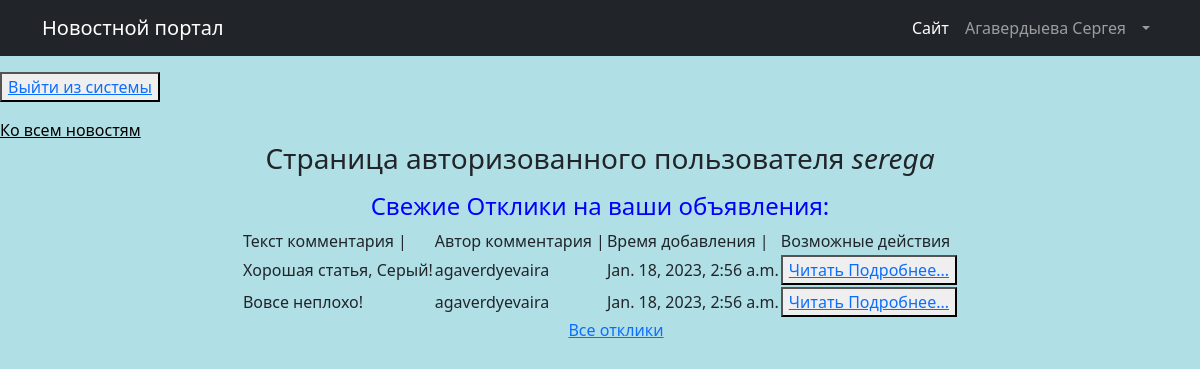
Screenshot of /posts/personal/ (signed in) with the database file from the repository.
### PostBoard/models.py (models this page shows, shortened)
class Comment(models.Model):
    post = models.ForeignKey(to = Post,on_delete = models.CASCADE)
    user = models.ForeignKey(to = User,on_delete = models.CASCADE)
    text = models.TextField()
    time_in = models.DateTimeField(default = timezone.now())
    rating = models.IntegerField(default = 0)
    def get_absolute_url(self):
        return reverse('comment_detail',args = [str(self.id)])

### PostBoard/views.py (the view)
# urls.py: path('personal/',PersonalView.as_view(),name = 'personal'),
class PersonalView(LoginRequiredMixin,TemplateView):
    template_name = 'protect/personal.html'
    model = Comment
    def get_context_data(self, **kwargs):
        context = super().get_context_data(**kwargs)
        context['comments'] = Comment.objects.filter(post__author_post__user = self.request.user)[:3]
        return context

### templates/protect/personal.html (shortened to what this page needs)
{% include 'flatpages/default.html' %}
{% block content %}
<button><a href = '{% url "logout" %}'>Выйти из системы</a></button>
<a href = "{% url 'post_lists' %}" style = color:black>Ко всем новостям</a>
<center>
    <h3>
        Страница авторизованного пользователя <i>{{user.username}}</i>
    </h3>
    <h4 style = color:blue>
        Свежие Отклики на ваши объявления:
    </h4>
    <table>
            <tr>
                <td>
                    Текст комментария |
                </td>
                <td>
                    Автор комментария |
                </td>
                <td>
                    Время добавления |
                </td>
                <td>
                    Возможные действия
                </td>
            </tr>
        {% for comment in comments%}
            <tr>
                <td>
                    {{comment.text|truncatewords:10}}
                </td>
                <td>
                    {{comment.user.username}}
                </td>
                <td>
                    {{comment.time_in}}
                </td>
                <td>
                    <button><a href = '{{comment.get_absolute_url}}'>Читать Подробнее...</a></button>
                </td>
            </tr>
        {% endfor %}
    </table>
    <a href = '{% url "all_comments" %}'><ul>Все отклики</ul></a>
</center>
{% endblock content %}

### templates/flatpages/default.html (style rules this page uses)
body { background-color: grey; }

### templates/protect/personal.html (style rules this page uses)
body { background-color: powderblue }

### rows the page displays
Comment: text "Хорошая статья, Серый!", user.username "agaverdyevaira", time_in "Jan. 18, 2023, 2:56 a.m."
Comment: text "Вовсе неплохо!", user.username "agaverdyevaira", time_in "Jan. 18, 2023, 2:56 a.m."

### other values shown
{{ user.username }} "serega"
